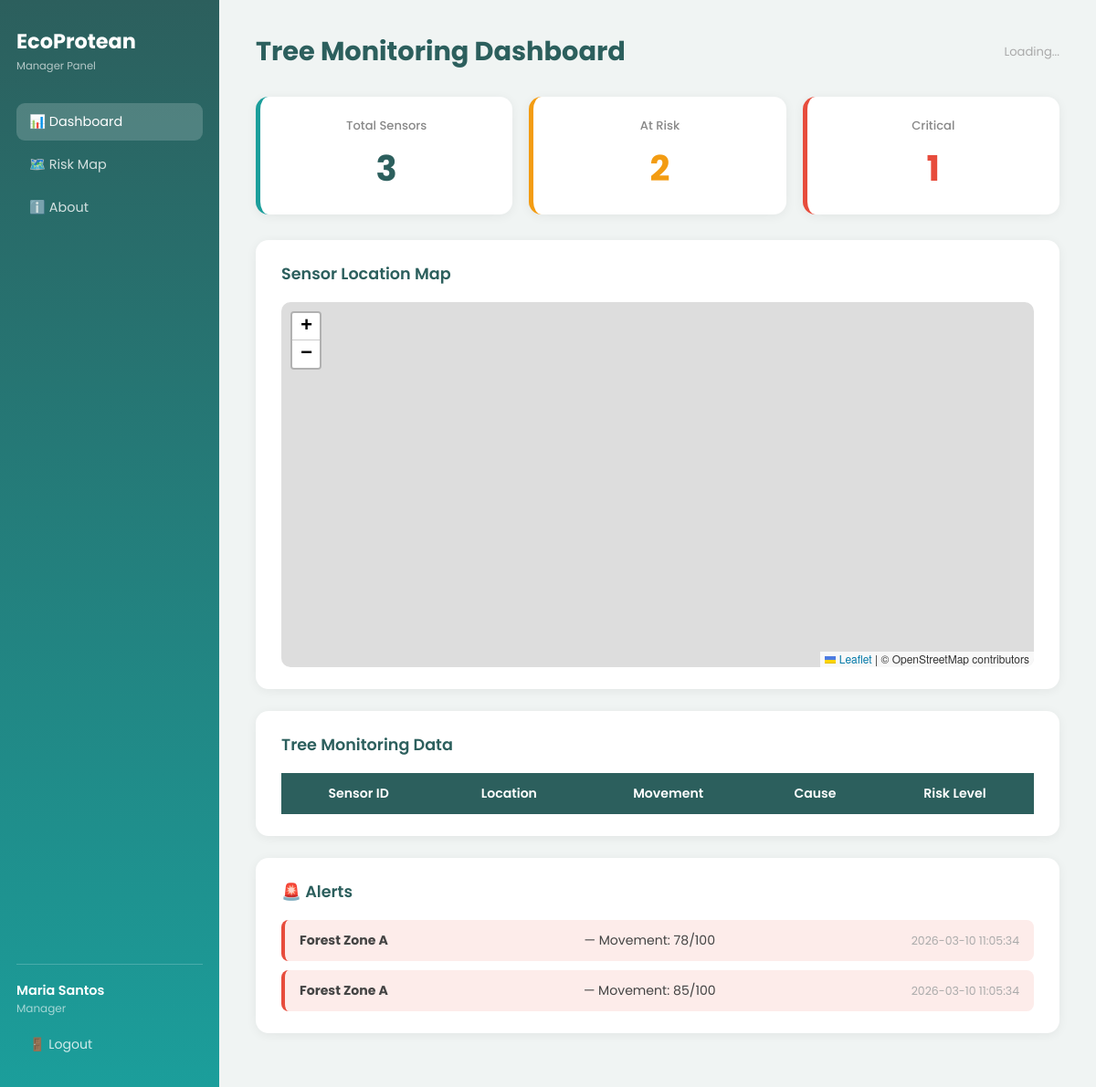
/management/index.php (signed in), run on the app's committed database.
### tables this page shows
CREATE TABLE simulation_data (
    sim_id INT AUTO_INCREMENT PRIMARY KEY,
    sensor_id INT NOT NULL,
    movement_level INT NOT NULL CHECK (movement_level BETWEEN 0 AND 100),
    timestamp DATETIME DEFAULT CURRENT_TIMESTAMP,
    FOREIGN KEY (sensor_id) REFERENCES sensors(sensor_id)
        ON DELETE CASCADE
        ON UPDATE CASCADE
);

CREATE TABLE locations (
    location_id INT AUTO_INCREMENT PRIMARY KEY,
    location_name VARCHAR(150) NOT NULL,
    latitude DECIMAL(10,8) NOT NULL,
    longitude DECIMAL(11,8) NOT NULL,
    risk_level ENUM('Low', 'Medium', 'High') NOT NULL,
    description TEXT NOT NULL,
    created_at DATETIME DEFAULT CURRENT_TIMESTAMP
);

### management/index.php (the view, shortened to what this page needs)
<?php
require_once '../config.php';
$result = $conn->query(
    "SELECT s.sensor_id, s.sensor_type, s.location_id,
            l.location_name, l.latitude, l.longitude, l.risk_level,
            (SELECT sd.movement_level
             FROM simulation_data sd
             WHERE sd.sensor_id = s.sensor_id
             ORDER BY sd.timestamp DESC LIMIT 1) AS last_movement
     FROM sensors s
     JOIN locations l ON s.location_id = l.location_id
     ORDER BY s.sensor_id ASC"
);
$sensors = [];
while ($row = $result->fetch_assoc()) {
    $sensors[] = $row;
}
$alerts = $conn->query(
    "SELECT sd.movement_level, sd.timestamp, l.location_name
     FROM simulation_data sd
     JOIN sensors s ON sd.sensor_id = s.sensor_id
     JOIN locations l ON s.location_id = l.location_id
     WHERE sd.movement_level >= 60
     ORDER BY sd.timestamp DESC
     LIMIT 10"
)->fetch_all(MYSQLI_ASSOC);
$total  = count($sensors);
$atRisk   = 0;
$critical = 0;
foreach ($sensors as $s) {
    $m = (float)($s['last_movement'] ?? 0);
    if ($m >= 30) $atRisk++;
    if ($m >= 60) $critical++;
}
?>
<!DOCTYPE html>
<html lang="en">
<head>
  <link rel="stylesheet" href="style.css">
  <link rel="stylesheet" href="https://unpkg.com/leaflet@1.9.4/dist/leaflet.css"/>
</head>
<body>
  <aside class="sidebar">
    <div class="brand">
      <span class="brand-name">EcoProtean</span>
      <span class="brand-role">Manager Panel</span>
    </div>
    <nav class="sidenav">
      <a href="index.php" class="active">📊 Dashboard</a>
      <a href="../WebApp/RiskMap/index.php">🗺️ Risk Map</a>
      <a href="../WebApp/About/index.php">ℹ️ About</a>
    </nav>
    <div class="sidebar-footer">
      <div class="user-info">
        <span class="user-name"><?= htmlspecialchars(($_SESSION['first_name'] ?? '') . ' ' . ($_SESSION['last_name'] ?? '')) ?></span>
        <span class="user-role"><?= ucfirst($_SESSION['role']) ?></span>
      </div>
      <a href="../auth/logout.php" class="logout-btn">🚪 Logout</a>
    </div>
  </aside>
  <main class="main-content">
    <div class="page-header">
      <h1>Tree Monitoring Dashboard</h1>
      <span id="lastUpdate" class="last-update">Loading...</span>
    </div>
    <section class="kpi">
      <div class="card">
        <div class="card-label">Total Sensors</div>
        <div class="card-value" id="totalTrees"><?= $total ?></div>
      </div>
      <div class="card card-warning">
        <div class="card-label">At Risk</div>
        <div class="card-value" id="atRisk"><?= $atRisk ?></div>
      </div>
      <div class="card card-danger">
        <div class="card-label">Critical</div>
        <div class="card-value" id="critical"><?= $critical ?></div>
      </div>
    </section>
    <section class="section-box">
      <h2>Sensor Location Map</h2>
      <div id="map"></div>
    </section>
    <section class="section-box">
      <h2>Tree Monitoring Data</h2>
      <table>
        <thead>
          <tr>
            <th>Sensor ID</th>
            <th>Location</th>
            <th>Movement</th>
            <th>Cause</th>
            <th>Risk Level</th>
          </tr>
        </thead>
      </table>
    </section>
    <section class="section-box">
      <h2>🚨 Alerts</h2>
      <ul id="alerts">
        <?php foreach ($alerts as $a): ?>
          <li class="alert-item">
            <strong><?= htmlspecialchars($a['location_name']) ?></strong>
            — Movement: <?= $a['movement_level'] ?>/100
            <span class="alert-time"><?= $a['timestamp'] ?></span>
          </li>
        <?php endforeach; ?>
      </ul>
    </section>
  </main>
</body>
</html>

### management/style.css (style rules this page uses)
* { margin: 0; padding: 0; box-sizing: border-box; }
body { font-family: 'Poppins', Arial, sans-serif; background: #f0f4f3; display: flex; min-height: 100vh; }
.sidebar { width: 240px; min-height: 100vh; background: linear-gradient(180deg, #2c5f5d, #1b9e9b); display: flex; flex-direction: column; padding: 28px 18px; position: fixed; top: 0; left: 0; bottom: 0; z-index: 100; }
.brand { margin-bottom: 32px; }
.brand-name { display: block; font-size: 1.4rem; font-weight: 700; color: #fff; }
.brand-role { display: block; font-size: 0.72rem; color: rgba(255,255,255,0.65); margin-top: 2px; }
.sidenav { display: flex; flex-direction: column; gap: 6px; }
.sidenav a { color: rgba(255,255,255,0.8); text-decoration: none; padding: 10px 14px; border-radius: 9px; font-size: 0.9rem; transition: background 0.2s; }
.sidenav a:hover, .sidenav a.active { background: rgba(255,255,255,0.18); color: #fff; }
.sidebar-footer { margin-top: auto; border-top: 1px solid rgba(255,255,255,0.2); padding-top: 18px; }
.user-info { margin-bottom: 12px; }
.user-name { display: block; font-size: 0.9rem; color: #fff; font-weight: 600; }
.user-role { display: block; font-size: 0.75rem; color: rgba(255,255,255,0.6); }
.logout-btn { display: block; color: rgba(255,255,255,0.8); text-decoration: none; font-size: 0.88rem; padding: 8px 14px; border-radius: 9px; transition: background 0.2s; }
.main-content { margin-left: 240px; padding: 35px 40px; flex: 1; }
.page-header { display: flex; align-items: center; justify-content: space-between; margin-bottom: 28px; }
.page-header h1 { font-size: 1.8rem; color: #2c5f5d; font-weight: 700; }
.last-update { font-size: 0.82rem; color: #aaa; }
.kpi { display: flex; gap: 18px; margin-bottom: 28px; }
.card { background: #fff; padding: 22px 28px; border-radius: 14px; flex: 1; text-align: center; box-shadow: 0 2px 12px rgba(0,0,0,0.06); border-left: 5px solid #1b9e9b; }
.card-warning { border-left-color: #f39c12; }
.card-danger { border-left-color: #e74c3c; }
.card-label { font-size: 0.82rem; color: #888; margin-bottom: 8px; font-weight: 500; }
.card-value { font-size: 2.4rem; font-weight: 700; color: #2c5f5d; }
.card-warning .card-value { color: #f39c12; }
.card-danger .card-value { color: #e74c3c; }
.section-box { background: #fff; border-radius: 14px; padding: 24px 28px; margin-bottom: 24px; box-shadow: 0 2px 12px rgba(0,0,0,0.06); }
.section-box h2 { font-size: 1.1rem; color: #2c5f5d; font-weight: 600; margin-bottom: 18px; }
#map { height: 400px; border-radius: 10px; overflow: hidden; }
table { width: 100%; border-collapse: collapse; }
thead tr { background: #2c5f5d; }
th { color: #fff; padding: 12px 14px; text-align: center; font-size: 0.88rem; font-weight: 600; }
#alerts { list-style: none; padding: 0; display: flex; flex-direction: column; gap: 10px; }
.alert-item { background: #fdecea; border-left: 4px solid #e74c3c; padding: 12px 16px; border-radius: 8px; font-size: 0.88rem; color: #444; display: flex; justify-content: space-between; align-items: center; flex-wrap: wrap; gap: 6px; }
.alert-time { font-size: 0.78rem; color: #aaa; }

### data on the page
simulation_data: locations.location_name "Forest Zone A", movement_level "78", timestamp "2026-03-10 11:05:34"
simulation_data: locations.location_name "Forest Zone A", movement_level "85", timestamp "2026-03-10 11:05:34"

### other printed values
$_SESSION['role'] "Manager"
$total "3"
$atRisk "2"
$critical "1"
